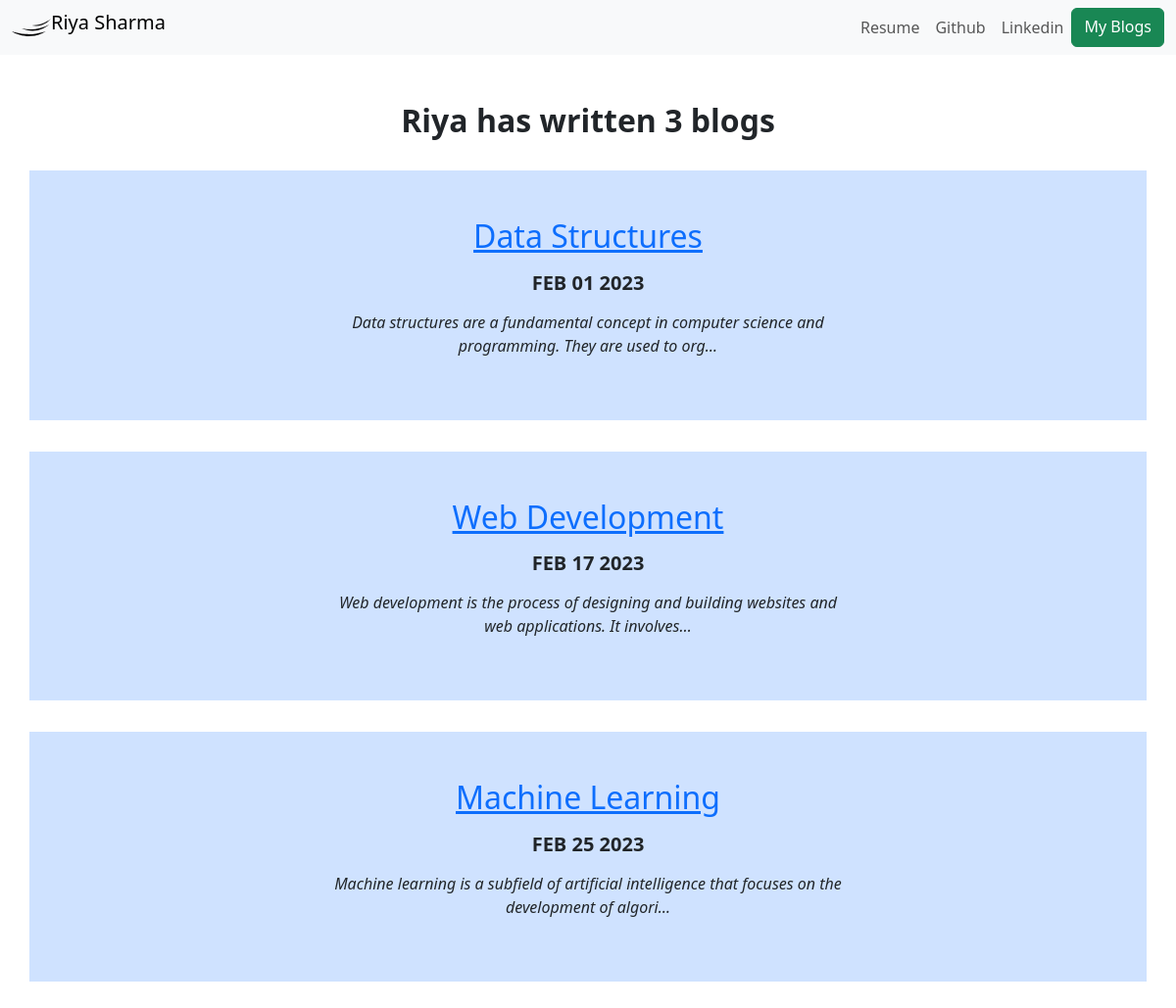
Screenshot of /blog/ with the database file from the repository.
### blog/models.py (models this page shows, shortened)
class Blog(models.Model):
    title=models.CharField(max_length=250)
    description=models.TextField()
    date=models.DateField()

### blog/views.py (the view)
# urls.py: path('',views.all_blogs, name='all_blogs'),
def all_blogs(request):
    blogs=Blog.objects.all()
    return render(request,'blog/all_blogs.html',{'blogs':blogs})

### blog/templates/blog/all_blogs.html (shortened to what this page needs)
{% extends 'portfolio/base.html' %}
{% block content %}
<!doctype html>
<html lang="en">
<head>
    <link href="https://cdn.jsdelivr.net/npm/bootstrap@5.3.0-alpha1/dist/css/bootstrap.min.css" rel="stylesheet"
>
</head>
<body>
    <section class="py-5 text-center container">
        <div class="text-center">
            <h2><b>Riya has written {{ blogs.count }} blog{{ blogs.count | pluralize }}</b> </h2>
        </div>
        {% for blog in blogs %}
        <br>
        <div class="row py-lg-5 p-3 mb-2 bg-primary-subtle text-emphasis-primary">
            <div class="col-lg-6 col-md-8 mx-auto">
                <h1 class="fw-light"><a href="{% url 'blog:detail' blog.id %}">
                        <h2>{{ blog.title }}</h2>
                    </a></h1>
                <p class="lead text-muted">
                <h5> <b>{{blog.date | date:'M d Y' | upper}}</b></h5>
                </p>
                <p>
                <p> <i>{{ blog.description | striptags | truncatechars:100 }}</i></p>
                </p>
            </div>
        </div>
        {% endfor %}
    </section>
</body>
</html>
{% endblock %}

### rows the page displays
Blog: title "Data Structures", date "FEB 01 2023", description "Data structures are a fundamental concept in computer science and programming. They are used to org…"
Blog: title "Web Development", date "FEB 17 2023", description "Web development is the process of designing and building websites and web applications. It involves…"
Blog: title "Machine Learning", date "FEB 25 2023", description "Machine learning is a subfield of artificial intelligence that focuses on the development of algori…"

### other values shown
{{ blogs.count }} "3"
{{ blogs.count | pluralize }} "s"
